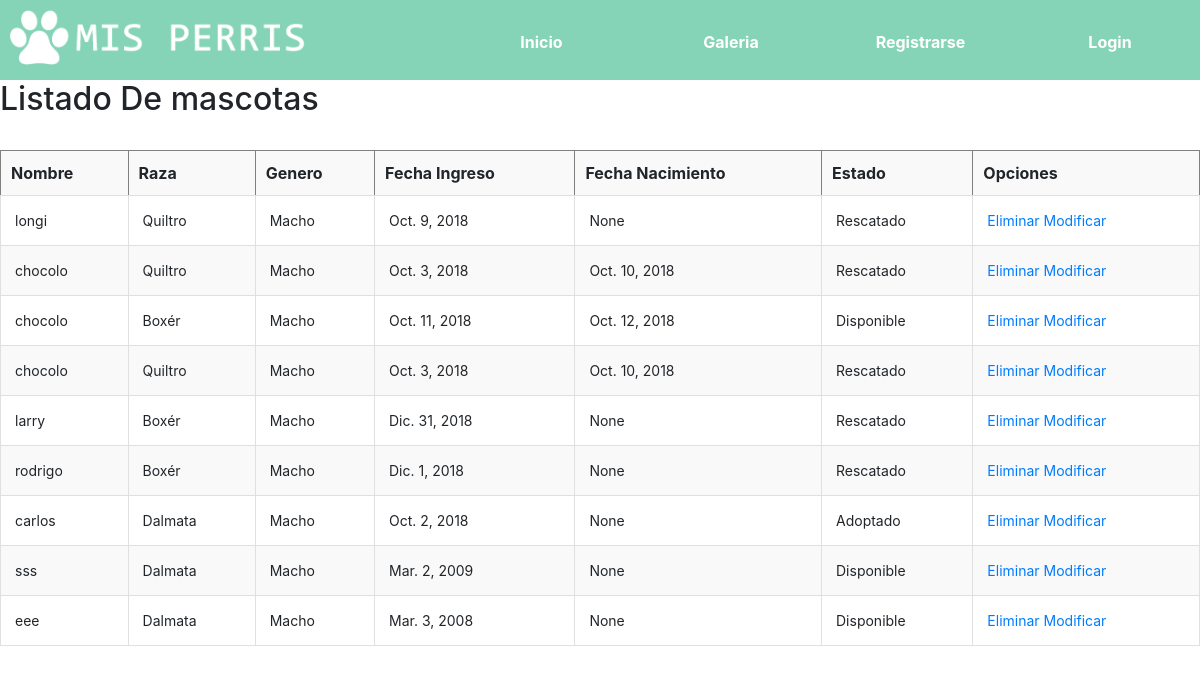
Screenshot of /listar-mascotas/ with the database file from the repository.
### core/models.py (models this page shows, shortened)
class Mascota(models.Model):
    nombre = models.CharField(max_length=50)
    raza = models.ForeignKey(Raza,on_delete=models.CASCADE)
    genero = models.ForeignKey(Genero,on_delete=models.CASCADE)
    fechaIngreso = models.DateField(blank=True)
    fechaNacimiento= models.DateField(null=True, blank=True)
    imagen = models.FileField(upload_to='photo')
    estado = models.ForeignKey(Estado,on_delete=models.CASCADE)
    class Meta:
        verbose_name = "Mascota"
        verbose_name_plural = "Mascota"

class Raza(models.Model):
    nombre = models.CharField(max_length=80)
    def __str__(self):
        return self.nombre
    class Meta:
        verbose_name = "Raza"
        verbose_name_plural = "Raza"

class Genero(models.Model):
    genero = models.CharField(max_length=10)
    def __str__(self):
        return self.genero
    class Meta:
        verbose_name = "Genero"
        verbose_name_plural = "Genero"

class Estado(models.Model):
    TipoEstado = models.CharField(max_length=20)
    def __str__(self):
        return self.TipoEstado
    class Meta:
        verbose_name = "Estado"
        verbose_name_plural = "Estado"

### core/views.py (the view)
# urls.py: path('listar-mascotas/', listar_mascotas,name="listar_mascotas"),
def listar_mascotas(request):
    mascotas = Mascota.objects.all()
    return render(request,'core/listar_mascotas.html',{
        'mascotas':mascotas
    })

### core/templates/core/listar_mascotas.html (shortened to what this page needs)
{% extends 'core/base.html' %}
{% block contenido %}
<link rel="stylesheet" href="https://stackpath.bootstrapcdn.com/bootstrap/4.1.3/css/bootstrap.min.css">
<h2>Listado De mascotas</h2><br>
<table border="style1">
    <tr>
        <th>Nombre</th>
        <th>Raza</th>
        <th>Genero</th>
        <th>Fecha Ingreso</th>
        <th>Fecha Nacimiento</th>
        <th>Estado</th>
        <th>Opciones</th>
    </tr>
    {% for a in mascotas %}
    <tr>
        <td>{{a.nombre}}</td>
        <td>{{a.raza}}</td>
        <td>{{a.genero}}</td>
        <td>{{a.fechaIngreso}}</td>
        <td>{{a.fechaNacimiento}}</td>
        <td>{{a.estado}}</td>
        <td>
            <a href="{% url 'eliminar_mascota' a.id %}">Eliminar</a>
            <a href="{% url 'modificar_mascota' a.id %}">Modificar</a>
        </td>
    </tr>
    {% endfor %}
</table>
{% endblock contenido %}

### core/templates/core/base.html (shortened to what this page needs)
<!DOCTYPE html>
<html lang="en">
<head>
    {% load static %}
    <link rel="stylesheet" href="https://cdn.jsdelivr.net/bxslider/4.2.12/jquery.bxslider.css">
    <link rel="stylesheet" href="{% static 'core/css/estilosmisperris.css' %}">
    <link rel="stylesheet" href="https://cdnjs.cloudflare.com/ajax/libs/fancybox/3.3.5/jquery.fancybox.min.css" />
    <link rel="stylesheet" href="https://stackpath.bootstrapcdn.com/bootstrap/4.1.3/css/bootstrap.min.css" >
  <link rel="stylesheet" href="https://cdn.jsdelivr.net/highlight.js/9.9.0/styles/github-gist.min.css">
  <link rel="stylesheet" href="{% static '/core/css/app.css' %}">
  <link rel="stylesheet" href="https://cdn.jsdelivr.net/bxslider/4.2.12/jquery.bxslider.css">
</head>
<body>
    <header>
        <img class="logo" src="{% static 'core/img/logo.png' %}" alt="logo">
        <ul class ="navegacion">
            <li>
                <a href="{% url 'home' %}">Inicio</a>
            </li>
            <li>
                <a href="{% url 'galeria' %}">Galeria</a>
            </li>
            <li>
                <a href="{% url 'formulario' %}">Registrarse</a>
            </li>
            {% if request.user.is_authenticated %}
            <li>
                <a href="{% url 'agregar_mascota' %}">Registrar Mascota</a>
            </li>
            <li>
                <a href="{% url 'listar_mascotas' %}">Listar Mascota</a>
            </li>
            <li>
                <a href="{% url 'logout' %}">Salir</a>
            </li>
            {% else %}
            <li>
                <a href="{% url 'login' %}">Login</a>
            </li>
            {% endif %}
        </ul>
    </header>
    {% block contenido %}
    {% endblock contenido %}
</body>
</html>

### core/static/core/css/estilosmisperris.css (style rules this page uses)
* { margin: 0; padding: 0; }
body { font-family: 'Lucida Sans', 'Lucida Sans Regular', 'Lucida Grande', 'Lucida Sans Unicode', Geneva, Verdana, sans-serif; }
header { width: 100%; height: 80px; background-color:rgb(133,212,183); }
.logo { width: 300px; height: 55px; margin-top: 10px; margin-left:10px; }
.navegacion { float: right; }
.navegacion li { display: inline-block; margin-top:16px; width: 180px; height: 36px; text-align: center; padding-top: 14px; margin-left: 5px; }
.navegacion a { color: white; font-weight: bold; text-decoration: none; }

### core/static/core/css/app.css (style rules this page uses)
html, body { margin: 0; padding: 0; }
body { font-family: "Muli"; color: #50514F; }
h2 { margin: 0 0 6px; }
a { color: #FF1654; text-decoration: none; }
li { margin-bottom: 8px; }
table { width: 100%; border-collapse: collapse; }
tbody tr:nth-child(odd) { background: #f9f9f9; }
th { padding: 10px; text-align: left; }
td { border: solid 1px #e0e0e0; padding: 14px; font-size: 14px; vertical-align: top; }

### rows the page displays
Mascota: nombre "longi", raza "Quiltro", genero "Macho", fechaIngreso "Oct. 9, 2018", fechaNacimiento "None", estado "Rescatado"
Mascota: nombre "chocolo", raza "Quiltro", genero "Macho", fechaIngreso "Oct. 3, 2018", fechaNacimiento "Oct. 10, 2018", estado "Rescatado"
Mascota: nombre "chocolo", raza "Boxér", genero "Macho", fechaIngreso "Oct. 11, 2018", fechaNacimiento "Oct. 12, 2018", estado "Disponible"
Mascota: nombre "chocolo", raza "Quiltro", genero "Macho", fechaIngreso "Oct. 3, 2018", fechaNacimiento "Oct. 10, 2018", estado "Rescatado"
Mascota: nombre "larry", raza "Boxér", genero "Macho", fechaIngreso "Dic. 31, 2018", fechaNacimiento "None", estado "Rescatado"
Mascota: nombre "rodrigo", raza "Boxér", genero "Macho", fechaIngreso "Dic. 1, 2018", fechaNacimiento "None", estado "Rescatado"
Mascota: nombre "carlos", raza "Dalmata", genero "Macho", fechaIngreso "Oct. 2, 2018", fechaNacimiento "None", estado "Adoptado"
Mascota: nombre "sss", raza "Dalmata", genero "Macho", fechaIngreso "Mar. 2, 2009", fechaNacimiento "None", estado "Disponible"
Mascota: nombre "eee", raza "Dalmata", genero "Macho", fechaIngreso "Mar. 3, 2008", fechaNacimiento "None", estado "Disponible"
